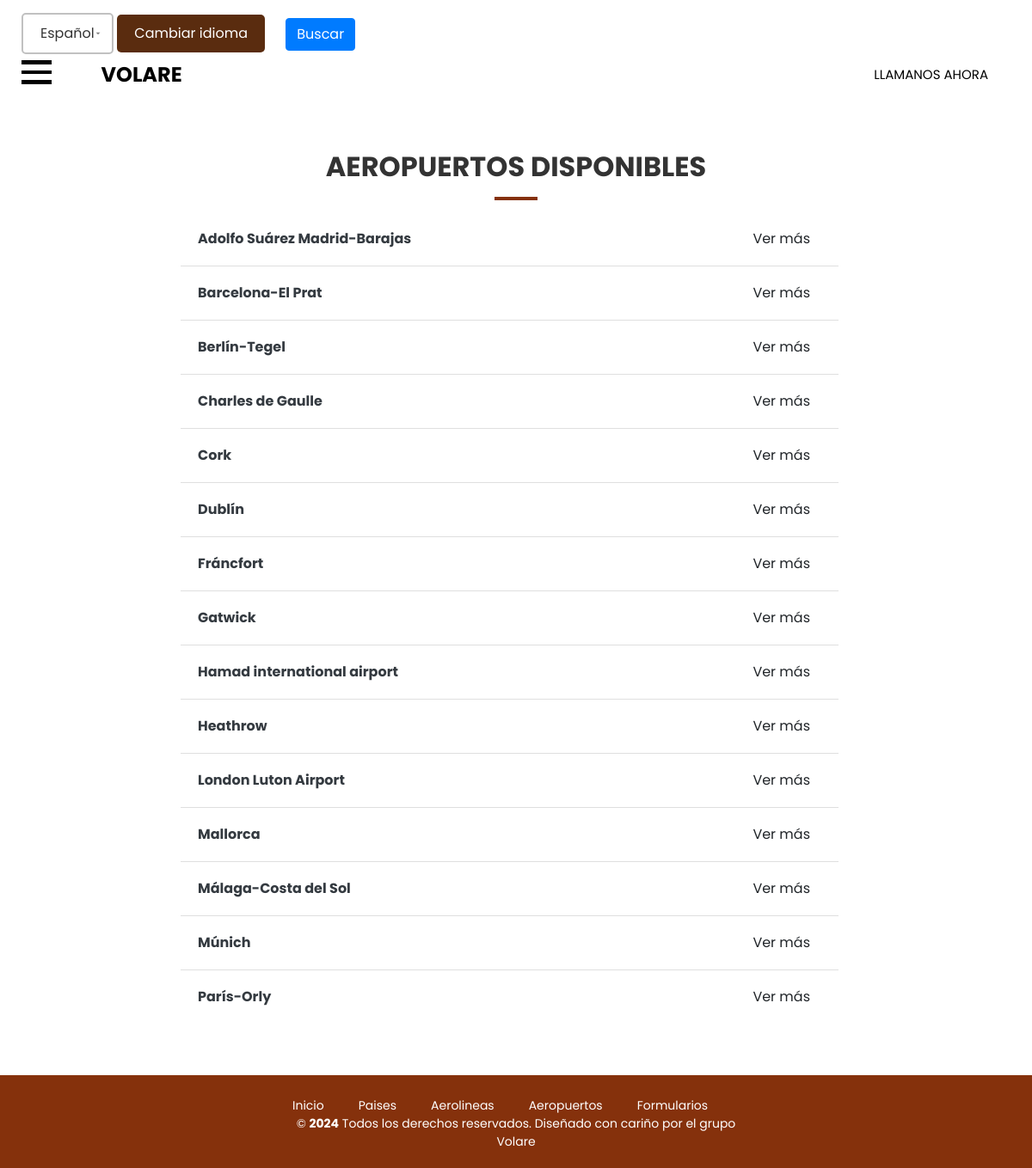
Screenshot of /es/aeropuertos/ with the database file from the repository.
### volareApp/models.py (models this page shows, shortened)
class Aeropuerto(models.Model):
    codigo = models.CharField(max_length=3)
    nombre = models.CharField(max_length=50)
    pais = models.ForeignKey(Pais, on_delete=models.CASCADE)
    tlf = models.IntegerField()
    imagen = models.ImageField(upload_to='img/',blank=True,null=True,verbose_name='Image')

### volareApp/views.py (the view)
# urls.py: path('aeropuertos/', AeropuertoListView.as_view(), name='index_aeropuerto'),
class AeropuertoListView(ListView):
    model = Aeropuerto
    template_name = 'lista_airport.html'
    context_object_name = 'lista_aeropuertos'
    queryset = Aeropuerto.objects.order_by('nombre')

### volareApp/templates/lista_airport.html (shortened to what this page needs)
{% extends "base.html" %}
{% block contenido %}
<div class="container mt-5">
    <h2 class="text-center mb-4 title-style">Aeropuertos disponibles {{ pais.nombre }}</h2>
    <div class="row justify-content-center">
        <ul class="list-group list-group-flush col-md-8">
            {% for aeropuerto in lista_aeropuertos %}
                <li class="list-group-item d-flex justify-content-between align-items-center">
                    <a href="{% url 'show_aeropuerto' aeropuerto.id %}" class="text-decoration-none text-dark">
                        <strong>{{ aeropuerto.nombre }}</strong>
                    </a>
                    <a href="{% url 'show_aeropuerto' aeropuerto.id %}" class="btn btn-custom text-decoration-none">
                        Ver más
                    </a>
                </li>
            {% empty %}
                <li class="list-group-item text-center">
                    <em>No hay aeropuertos disponibles en este momento.</em>
                </li>
            {% endfor %}
        </ul>
    </div>
</div>
{% endblock %}
{% block scripts %}
    {% load static %}
{% endblock %}

### volareApp/templates/base.html (shortened to what this page needs)
<!DOCTYPE html>
<html lang="es">
<head>
    {% load i18n %}
	{% load static %}
    <link rel="stylesheet" type="text/css" href="https://cdnjs.cloudflare.com/ajax/libs/OwlCarousel2/2.3.4/assets/owl.carousel.min.css">
    <link rel="stylesheet" type="text/css" href="{% static 'css/bootstrap.css' %}">
    <link href="{% static 'css/font-awesome.min.css' %}" rel="stylesheet">
    <link href="{% static 'css/style.css' %}" rel="stylesheet">
    <link href="{% static 'css/responsive.css' %}" rel="stylesheet">
</head>
<body>
  <header class="header_section">
    <form action="{% url 'set_language' %}" method="post" style="display: inline-block; margin-right: 20px;">
        <select name="language">
            <option value="es" {% if LANGUAGE_CODE == 'es' %}selected{% endif %}>Español</option>
        </select>
        <button type="submit">{% trans "Cambiar idioma" %}</button>
    </form>
    <div class="search_section" style="display: inline-block;">
        <button id="toggle-search" class="btn btn-primary">
            {% trans "Buscar" %}
        </button>
    </div>
    <nav class="navbar navbar-expand-lg custom_nav-container">
      <div class="custom_menu-btn">
          <button onclick="openNav()">
              <span class="s-1"> </span>
              <span class="s-2"> </span>
              <span class="s-3"> </span>
          </button>
      </div>
      <a class="navbar-brand" href="{% url 'index' %}">
          <span>Volare</span>
      </a>
      <a href="tel:123456789" class="call_btn">{% trans "Llamanos ahora" %}</a>
    </nav>
  </header>
  {% block contenido %}{% endblock %}
  <div style="height: 60px;"></div>
  <footer class="footer_section">
    <div class="container-fluid">
      <div class="row">
        <div class="col-xl-6">
          <p>
            &copy; <span id="displayYear"></span> {% trans "Todos los derechos reservados. Diseñado con cariño por el grupo Volare" %}
          </p>
        </div>
        <div class="col-xl-6">
          <div class="link_box">
            <a href="{% url 'index' %}">{% trans "Inicio" %}</a>
            <a href="{% url 'index_paises' %}">{% trans "Paises" %}</a>
            <a href="{% url 'index_aerolineas' %}">{% trans "Aerolineas" %}</a>
            <a href="{% url 'index_aeropuerto' %}">{% trans "Aeropuertos" %}</a>
			<a href="{% url 'lista_formularios' %}">{% trans "Formularios" %}</a>
          </div>
        </div>
      </div>
    </div>
  </footer>
</body>
</html>

### volareApp/static/css/style.css (style rules this page uses)
body { font-family: 'Poppins', sans-serif; overflow-x: hidden; }
.header_section { padding: 15px 25px; position: relative; z-index: 1000; width: 100%; }
.navbar-brand { display: -webkit-box; display: -ms-flexbox; display: flex; margin: 0; margin-left: 5%; }
.navbar-brand span { font-weight: 700; color: #000000; font-size: 24px; text-transform: uppercase; }
.custom_nav-container { padding: 0; height: 100%; }
.custom_nav-container .call_btn { display: inline-block; background-color: #ffffff; color: #000000; padding: 8px 25px; border: 1px solid #ffffff; border-radius: 0; -webkit-transition: all 0.3s; transition: all 0.3s; text-transform: uppercase; font-size: 15px; text-transform: uppercase; margin-left: auto; }
.custom_menu-btn button { outline: none; border: none; background-color: transparent; padding: 0; }
.custom_menu-btn span { display: block; width: 35px; height: 4.5px; background-color: #000000; margin: 7px 0; -webkit-transition: all 0.3s; transition: all 0.3s; }
.btn, .btn:focus { outline: none !important; -webkit-box-shadow: none; box-shadow: none; }
.footer_section { background-color: #85310c; color: white; padding: 20px 0; font-size: 14px; }
.footer_section a { color: white; text-decoration: none; padding: 0 10px; }
a, a:hover, a:focus { text-decoration: none; color:white; }
.footer_section .container-fluid { max-width: 1140px; margin: 0 auto; }
.footer_section .row { display: flex; justify-content: space-between; align-items: center; }
.footer_section .col-xl-6 { display: flex; align-items: center; }
.footer_section .link_box { display: flex; justify-content: flex-end; gap: 20px; }
.footer_section p { margin: 0; }
.footer_section #displayYear { font-weight: bold; }
h2 { font-size: 32px; font-weight: 700; color: #333; margin-bottom: 30px; padding-bottom: 10px; text-align: center; text-transform: uppercase; position: relative; }
h2::after { content: ''; position: absolute; width: 50px; height: 4px; background-color: #85310c; bottom: -10px; left: 50%; transform: translateX(-50%); }
ul { list-style-type: none; padding-left: 0; }
ul li { margin-bottom: 10px; }
select[name="language"] { appearance: none; -webkit-appearance: none; -moz-appearance: none; background-color: #ffffff; border: 2px solid #c1c1c1; border-radius: 5px; padding: 10px 20px; font-size: 16px; color: #333333; cursor: pointer; transition: all .3s ease; background-repeat: no-repeat; background-position: right 10px center; background-size: 12px; }
button[type="submit"] { background-color: #5A2C0F; color: #ffffff; border: none; border-radius: 5px; padding: 10px 20px; font-size: 16px; cursor: pointer; transition: background-color .3 ease; }

### volareApp/static/css/responsive.css (style rules this page uses)
@media (max-width: 1200px) { .footer_section { text-align: center; padding-top: 25px; } }
@media (max-width: 1200px) { .footer_section .row { flex-direction: column-reverse; } }
@media (max-width: 1200px) { .footer_section .link_box { justify-content: center; } }
@media (min-width: 1200px) { .container { max-width: 1170px; } }

### rows the page displays
Aeropuerto: nombre "Adolfo Suárez Madrid-Barajas"
Aeropuerto: nombre "Barcelona-El Prat"
Aeropuerto: nombre "Berlín-Tegel"
Aeropuerto: nombre "Charles de Gaulle"
Aeropuerto: nombre "Cork"
Aeropuerto: nombre "Dublín"
Aeropuerto: nombre "Fráncfort"
Aeropuerto: nombre "Gatwick"
Aeropuerto: nombre "Hamad international airport"
Aeropuerto: nombre "Heathrow"
Aeropuerto: nombre "London Luton Airport"
Aeropuerto: nombre "Mallorca"
Aeropuerto: nombre "Málaga-Costa del Sol"
Aeropuerto: nombre "Múnich"
Aeropuerto: nombre "París-Orly"
